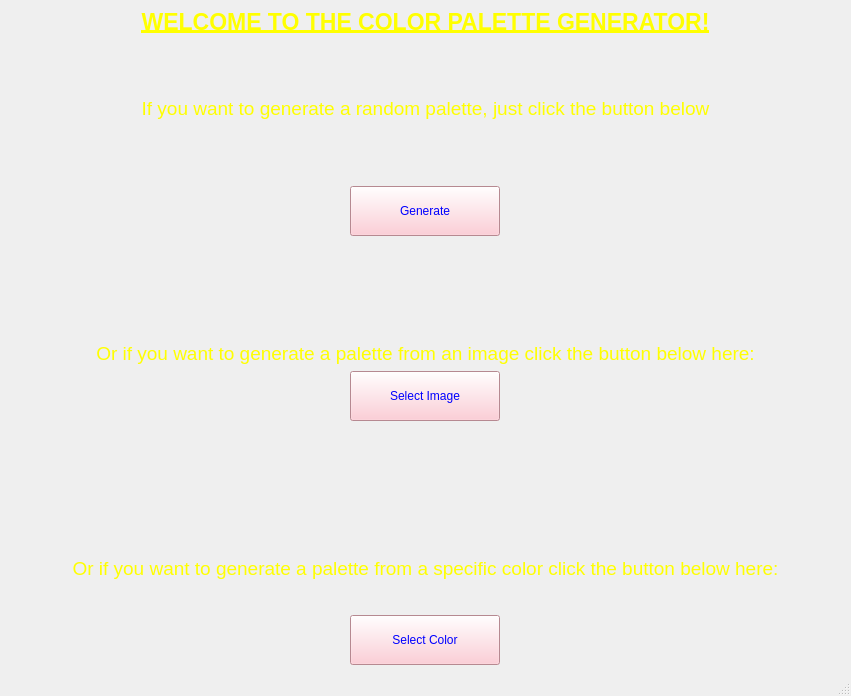
<?xml version="1.0" encoding="UTF-8"?>
<ui version="4.0">
 <class>MainWindow</class>
 <widget class="QMainWindow" name="MainWindow">
  <property name="windowModality">
   <enum>Qt::NonModal</enum>
  </property>
  <property name="geometry">
   <rect>
    <x>0</x>
    <y>0</y>
    <width>851</width>
    <height>696</height>
   </rect>
  </property>
  <property name="sizePolicy">
   <sizepolicy hsizetype="Ignored" vsizetype="Ignored">
    <horstretch>0</horstretch>
    <verstretch>0</verstretch>
   </sizepolicy>
  </property>
  <property name="windowTitle">
   <string>COLOR PALATTE GENERATOR</string>
  </property>
  <property name="toolTipDuration">
   <number>1</number>
  </property>
  <property name="layoutDirection">
   <enum>Qt::LeftToRight</enum>
  </property>
  <widget class="QWidget" name="centralwidget">
   <layout class="QVBoxLayout" name="verticalLayout">
    <property name="bottomMargin">
     <number>9</number>
    </property>
    <item>
     <widget class="QLabel" name="MenuWelcome">
      <property name="enabled">
       <bool>true</bool>
      </property>
      <property name="sizePolicy">
       <sizepolicy hsizetype="Preferred" vsizetype="Preferred">
        <horstretch>0</horstretch>
        <verstretch>0</verstretch>
       </sizepolicy>
      </property>
      <property name="font">
       <font>
        <family>Ubuntu</family>
        <pointsize>17</pointsize>
        <weight>75</weight>
        <italic>false</italic>
        <bold>true</bold>
        <underline>true</underline>
        <strikeout>false</strikeout>
        <stylestrategy>PreferDefault</stylestrategy>
        <kerning>true</kerning>
       </font>
      </property>
      <property name="layoutDirection">
       <enum>Qt::LeftToRight</enum>
      </property>
      <property name="autoFillBackground">
       <bool>false</bool>
      </property>
      <property name="styleSheet">
       <string notr="true">background: rgba(255, 255, 255, 0);
color: rgba(0, 0, 0, 255); 
color: yellow</string>
      </property>
      <property name="frameShadow">
       <enum>QFrame::Plain</enum>
      </property>
      <property name="text">
       <string>WELCOME TO THE COLOR PALETTE GENERATOR!</string>
      </property>
      <property name="textFormat">
       <enum>Qt::AutoText</enum>
      </property>
      <property name="scaledContents">
       <bool>true</bool>
      </property>
      <property name="alignment">
       <set>Qt::AlignHCenter|Qt::AlignTop</set>
      </property>
      <property name="wordWrap">
       <bool>false</bool>
      </property>
     </widget>
    </item>
    <item>
     <widget class="QLabel" name="label">
      <property name="font">
       <font>
        <family>Ubuntu</family>
        <pointsize>14</pointsize>
        <weight>50</weight>
        <italic>false</italic>
        <bold>false</bold>
       </font>
      </property>
      <property name="styleSheet">
       <string notr="true">color: yellow</string>
      </property>
      <property name="frameShape">
       <enum>QFrame::NoFrame</enum>
      </property>
      <property name="frameShadow">
       <enum>QFrame::Plain</enum>
      </property>
      <property name="lineWidth">
       <number>1</number>
      </property>
      <property name="midLineWidth">
       <number>0</number>
      </property>
      <property name="text">
       <string>If you want to generate a random palette, just click the button below</string>
      </property>
      <property name="alignment">
       <set>Qt::AlignHCenter|Qt::AlignTop</set>
      </property>
      <property name="wordWrap">
       <bool>true</bool>
      </property>
     </widget>
    </item>
    <item>
     <layout class="QGridLayout" name="gridLayout_3">
      <property name="sizeConstraint">
       <enum>QLayout::SetNoConstraint</enum>
      </property>
      <property name="bottomMargin">
       <number>100</number>
      </property>
      <property name="horizontalSpacing">
       <number>19</number>
      </property>
      <item row="0" column="0">
       <widget class="QPushButton" name="random_palette_button">
        <property name="minimumSize">
         <size>
          <width>150</width>
          <height>50</height>
         </size>
        </property>
        <property name="maximumSize">
         <size>
          <width>150</width>
          <height>50</height>
         </size>
        </property>
        <property name="styleSheet">
         <string notr="true">background: pink;
color: blue

</string>
        </property>
        <property name="text">
         <string>Generate</string>
        </property>
       </widget>
      </item>
     </layout>
    </item>
    <item>
     <layout class="QGridLayout" name="gridLayout_2">
      <property name="bottomMargin">
       <number>100</number>
      </property>
      <item row="3" column="0">
       <layout class="QGridLayout" name="gridLayout_5"/>
      </item>
      <item row="2" column="0">
       <layout class="QGridLayout" name="gridLayout_4">
        <item row="0" column="0">
         <widget class="QPushButton" name="image_palette_button">
          <property name="minimumSize">
           <size>
            <width>0</width>
            <height>50</height>
           </size>
          </property>
          <property name="maximumSize">
           <size>
            <width>150</width>
            <height>50</height>
           </size>
          </property>
          <property name="styleSheet">
           <string notr="true">background: pink;
color: blue</string>
          </property>
          <property name="text">
           <string>Select Image</string>
          </property>
         </widget>
        </item>
       </layout>
      </item>
      <item row="1" column="0">
       <widget class="QLabel" name="label_2">
        <property name="font">
         <font>
          <family>Ubuntu</family>
          <pointsize>14</pointsize>
          <italic>false</italic>
         </font>
        </property>
        <property name="styleSheet">
         <string notr="true">color: yellow
</string>
        </property>
        <property name="text">
         <string>Or if you want to generate a palette from an image click the button below here:</string>
        </property>
        <property name="alignment">
         <set>Qt::AlignHCenter|Qt::AlignTop</set>
        </property>
       </widget>
      </item>
     </layout>
    </item>
    <item>
     <widget class="QLabel" name="label_3">
      <property name="font">
       <font>
        <family>Ubuntu</family>
        <pointsize>14</pointsize>
       </font>
      </property>
      <property name="styleSheet">
       <string notr="true">color: yellow
</string>
      </property>
      <property name="text">
       <string>Or if you want to generate a palette from a specific color click the button below here:</string>
      </property>
      <property name="alignment">
       <set>Qt::AlignCenter</set>
      </property>
     </widget>
    </item>
    <item>
     <layout class="QGridLayout" name="gridLayout">
      <property name="bottomMargin">
       <number>0</number>
      </property>
      <item row="1" column="0">
       <widget class="QPushButton" name="select_color_button">
        <property name="maximumSize">
         <size>
          <width>150</width>
          <height>50</height>
         </size>
        </property>
        <property name="styleSheet">
         <string notr="true">background: pink;
color: blue</string>
        </property>
        <property name="text">
         <string>Select Color</string>
        </property>
       </widget>
      </item>
     </layout>
    </item>
   </layout>
  </widget>
  <widget class="QStatusBar" name="statusbar"/>
 </widget>
 <resources/>
 <connections/>
</ui>
